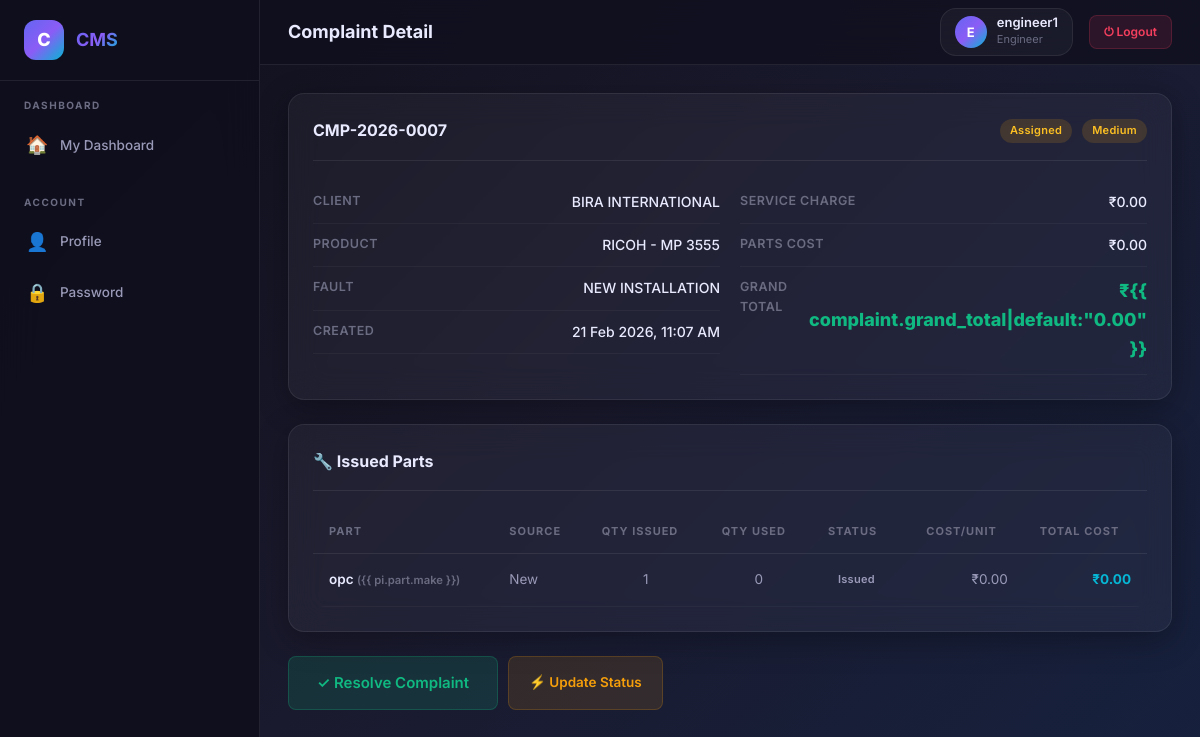
Page /complaints/engineer/complaint/12/ (signed in) on the committed database.
### accounts/models.py (models this page shows, shortened)
class User(AbstractUser):
    ROLE_CHOICES = (
        ('admin', 'Admin'),
        ('engineer', 'Engineer'),
        ('operations', 'Operations'),  # NEW
        ('analytics', 'Analytics'),     # NEW
        ('manager', 'Manager'),         # NEW
    )
    role = models.CharField(max_length=20, choices=ROLE_CHOICES, default='engineer')
    contact_no = models.CharField(max_length=20, blank=True, null=True)

### complaints/models.py (models this page shows, shortened)
class Complaint(models.Model):
    STATUS_CHOICES = (
        ('new', 'New'),
        ('assigned', 'Assigned'),
        ('in_progress', 'In Progress'),
        ('resolved', 'Resolved'),        # ✅ NEW
        ('visit_only', 'Visit Only'),     # ✅ NEW
        ('cancel', 'Cancelled'),          # ✅ NEW
        ('closed', 'Closed'),
    )
    PRIORITY_CHOICES = (
        ('low', 'Low'),
        ('medium', 'Medium'),
        ('high', 'High'),
    )
    complaint_no = models.CharField(max_length=20, unique=True, editable=False)
    client = models.ForeignKey(Client, on_delete=models.CASCADE)
    product = models.ForeignKey(Product, on_delete=models.CASCADE)
    fault = models.ForeignKey(
        Fault,
        on_delete=models.PROTECT,
        null=True,
        blank=True
    )
    other_details = models.TextField(blank=True, default='')
    status = models.CharField(
        max_length=20,
        choices=STATUS_CHOICES,
        default='new'
    )
    priority = models.CharField(
        max_length=20,
        choices=PRIORITY_CHOICES,
        default='medium'
    )
    service_charge = models.DecimalField(
        max_digits=10,
        decimal_places=2,
        default=0.00,
        validators=[MinValueValidator(0)],
        help_text="Engineer service charges"
    )
    total_parts_cost = models.DecimalField(
        max_digits=10,
        decimal_places=2,
        default=0.00,
        validators=[MinValueValidator(0)],
        help_text="Total cost of parts used"
    )
    grand_total = models.DecimalField(
        max_digits=10,
        decimal_places=2,
        default=0.00,
        validators=[MinValueValidator(0)],
        help_text="Service Charge + Parts Cost"
    )
    is_free = models.BooleanField(
        default=False,
        help_text="Free service (no charges)"
    )
    is_amc = models.BooleanField(
        default=False,
        help_text="Under Annual Maintenance Contract"
    )
    is_warranty = models.BooleanField(
        default=False,
        help_text="Under Warranty"
    )
    resolved_at = models.DateTimeField(
        null=True,
        blank=True,
        help_text="When complaint was resolved"
    )
    resolved_by = models.ForeignKey(
        settings.AUTH_USER_MODEL,
        on_delete=models.SET_NULL,
        null=True,
        blank=True,
        related_name='resolved_complaints',
        help_text="Engineer who resolved"
    )
    resolution_remarks = models.TextField(
        blank=True,
        null=True,
        help_text="Remarks at time of resolution"
    )
    created_at = models.DateTimeField(auto_now_add=True)
    updated_at = models.DateTimeField(auto_now=True)
    class Meta:
        ordering = ['-created_at']
        indexes = [
            models.Index(fields=['status']),
            models.Index(fields=['complaint_no']),
            models.Index(fields=['resolved_at']),  # ✅ NEW index
        ]

class Fault(models.Model):
    fault_name = models.CharField(max_length=100, unique=True)
    description = models.TextField(blank=True, null=True)
    is_active = models.BooleanField(default=True)
    created_at = models.DateTimeField(auto_now_add=True)
    def __str__(self):
        return self.fault_name

class ComplaintPartIssue(models.Model):
    USAGE_STATUS = (
        ('issued', 'Issued'),           # Part issued but not yet used
        ('used', 'Used/Consumed'),       # Part used in service
        ('returned', 'Returned'),        # Part returned to inventory
        ('damaged', 'Damaged'),          # Part damaged
        ('lost', 'Lost'),                 # Part lost
    )
    SOURCE_CHOICES = (
        ('new', 'New'),
        ('used', 'Used'),
        ('outsource', 'Outsource'),
    )
    assignment = models.ForeignKey(
        ComplaintAssignment,
        on_delete=models.CASCADE,
        related_name='issued_parts'
    )
    part = models.ForeignKey('inventory.Part', on_delete=models.CASCADE)
    source = models.CharField(
        max_length=20,
        choices=SOURCE_CHOICES,
        default='new',
        help_text="Source from which part is issued"
    )
    quantity = models.PositiveIntegerField(
        default=1,
        validators=[MinValueValidator(1)],
        help_text="Quantity issued"
    )
    used_quantity = models.PositiveIntegerField(
        default=0,
        validators=[MinValueValidator(0)],
        help_text="Quantity actually used in service"
    )
    part_cost_at_time = models.DecimalField(
        max_digits=10,
        decimal_places=2,
        default=0.00,
        help_text="Part cost at resolution time (snapshot)"
    )
    usage_status = models.CharField(
        max_length=20,
        choices=USAGE_STATUS,
        default='issued',
        help_text="Current status of this part"
    )
    returned_at = models.DateTimeField(
        null=True,
        blank=True,
        help_text="When part was returned (if returned)"
    )
    notes = models.TextField(blank=True, null=True)
    issued_at = models.DateTimeField(auto_now_add=True)
    updated_at = models.DateTimeField(auto_now=True)  # 🔥 NEW
    class Meta:
        indexes = [
            models.Index(fields=['usage_status']),
            models.Index(fields=['part', 'usage_status']),
            models.Index(fields=['assignment', 'part']),
        ]
    def calculate_cost(self):
        return self.used_quantity * self.part_cost_at_time

### clients/models.py (models this page shows)
class Client(models.Model):
    name = models.CharField(max_length=200)
    primary_contact_no = models.CharField(max_length=20)
    alternate_contact_no = models.CharField(max_length=20, blank=True, null=True)
    email = models.EmailField(blank=True, null=True)
    office_address = models.TextField(blank=True, null=True)
    created_at = models.DateTimeField(auto_now_add=True)
    def __str__(self):
        return self.name

### products/models.py (models this page shows)
class Product(models.Model):
    brand_make = models.CharField(max_length=100)
    brand_model = models.CharField(max_length=100)
    product_type = models.CharField(max_length=100, blank=True, null=True)
    created_at = models.DateTimeField(auto_now_add=True)
    def __str__(self):
        return f"{self.brand_make} - {self.brand_model}"

### inventory/models.py (models this page shows, shortened)
class Part(models.Model):
    name = models.CharField(max_length=100)
    make = models.CharField(max_length=100)
    model = models.CharField(max_length=100)
    SOURCE_CHOICES = (
        ('new', 'New'),
        ('used', 'Used'),
        ('outsource', 'Outsource'),
    )
    source = models.CharField(max_length=20, choices=SOURCE_CHOICES, default='')
    stock_quantity = models.IntegerField(default=0, help_text="Available stock quantity")
    is_active = models.BooleanField(default=True)

### complaints/views.py (the view)
# urls.py: path('engineer/complaint/<int:pk>/', views.engineer_complaint_detail, name='engineer_complaint_detail'),
@login_required
def engineer_complaint_detail(request, pk):
    if request.user.role != 'engineer':
        messages.error(request, "Access denied.")
        return redirect('complaint_list')
    complaint = get_object_or_404(
        Complaint.objects.filter(
            assignments__engineer=request.user,
            assignments__is_active=True
        ).select_related('client', 'product', 'fault'),
        pk=pk
    )
    issued_parts = ComplaintPartIssue.objects.filter(
        assignment__complaint=complaint
    ).select_related('part')
    context = {
        'complaint': complaint,
        'issued_parts': issued_parts,
    }
    return render(request, 'complaints/engineer_complaint_detail.html', context)

### templates/complaints/engineer_complaint_detail.html (shortened to what this page needs)
{% extends 'base.html' %}
{% block page_title %}Complaint Detail{% endblock %}
{% block content %}
<div class="glass-card fade-up mb-3">
    <div class="card-header">
        <h3>{{ complaint.complaint_no }}</h3>
        <div class="btn-group">
            <span class="badge badge-{{ complaint.status }}">{{ complaint.get_status_display }}</span>
            <span class="badge badge-{{ complaint.priority }}">{{ complaint.get_priority_display }}</span>
        </div>
    </div>
    <div class="detail-grid">
        <div>
            <div class="detail-row">
                <span class="detail-label">Client</span>
                <span class="detail-value">{{ complaint.client }}</span>
            </div>
            <div class="detail-row">
                <span class="detail-label">Product</span>
                <span class="detail-value">{{ complaint.product }}</span>
            </div>
            <div class="detail-row">
                <span class="detail-label">Fault</span>
                <span class="detail-value">{{ complaint.fault|default:"—" }}</span>
            </div>
            <div class="detail-row">
                <span class="detail-label">Created</span>
                <span class="detail-value">{{ complaint.created_at|date:"d M Y, h:i A" }}</span>
            </div>
        </div>
        <div>
            <div class="detail-row">
                <span class="detail-label">Service Charge</span>
                <span class="detail-value">₹{{ complaint.service_charge|default:"0.00" }}</span>
            </div>
            <div class="detail-row">
                <span class="detail-label">Parts Cost</span>
                <span class="detail-value">₹{{ complaint.total_parts_cost|default:"0.00" }}</span>
            </div>
            <div class="detail-row">
                <span class="detail-label">Grand Total</span>
                <span class="detail-value" style="font-weight:800;color:var(--accent-emerald);font-size:18px;">₹{{
                    complaint.grand_total|default:"0.00" }}</span>
            </div>
        </div>
    </div>
</div>
{% if issued_parts %}
<div class="glass-card fade-up mb-3">
    <div class="card-header">
        <h3>🔧 Issued Parts</h3>
    </div>
    <div class="table-container">
        <table class="data-table">
            <thead>
                <tr>
                    <th>Part</th>
                    <th>Source</th>
                    <th>Qty Issued</th>
                    <th>Qty Used</th>
                    <th>Status</th>
                    <th>Cost/Unit</th>
                    <th>Total Cost</th>
                </tr>
            </thead>
            <tbody>
                {% for pi in issued_parts %}
                <tr>
                    <td class="td-bold">{{ pi.part.name }} <small style="color:var(--text-muted);">({{ pi.part.make
                            }})</small></td>
                    <td>{{ pi.get_source_display }}</td>
                    <td style="text-align:center;">{{ pi.quantity }}</td>
                    <td style="text-align:center;">{{ pi.used_quantity }}</td>
                    <td><span class="badge badge-{{ pi.usage_status }}">{{ pi.get_usage_status_display }}</span></td>
                    <td style="text-align:right;">₹{{ pi.part_cost_at_time }}</td>
                    <td style="text-align:right;font-weight:700;color:var(--accent-cyan);">₹{{ pi.calculate_cost }}</td>
                </tr>
                {% endfor %}
            </tbody>
        </table>
    </div>
</div>
{% endif %}
{% if complaint.status == 'assigned' %}
<div class="btn-group fade-up">
    <a href="{% url 'resolve_complaint' complaint.pk %}" class="btn btn-success btn-lg">✓ Resolve Complaint</a>
    <a href="{% url 'update_complaint_status' complaint.pk %}" class="btn btn-warning">⚡ Update Status</a>
</div>
{% endif %}
{% endblock %}

### templates/base.html (shortened to what this page needs)
{% load static %}
<!DOCTYPE html>
<html lang="en">
<head>
  <link rel="stylesheet" href="{% static 'css/styles.css' %}">
</head>
<body>
  <div class="app-layout">
    <aside class="sidebar" id="sidebar">
      <div class="sidebar-brand">
        <div class="brand-icon">C</div>
        <h2>CMS</h2>
      </div>
      <nav class="sidebar-nav">
        {% if user.role == 'engineer' %}
        <div class="nav-section">
          <div class="nav-section-title">Dashboard</div>
          <a href="{% url 'engineer_dashboard' %}" class="nav-link">
            <span class="nav-icon">🏠</span> My Dashboard
          </a>
        </div>
        {% endif %}
        <div class="nav-section">
          <div class="nav-section-title">Account</div>
          <a href="{% url 'profile' %}" class="nav-link">
            <span class="nav-icon">👤</span> Profile
          </a>
          <a href="{% url 'change_password' %}" class="nav-link">
            <span class="nav-icon">🔒</span> Password
          </a>
        </div>
      </nav>
    </aside>
    <div class="main-content">
      <header class="top-navbar">
        <div class="navbar-left">
          <h1 class="page-title">{% block page_title %}Dashboard{% endblock %}</h1>
        </div>
        <div class="navbar-right">
          <div class="navbar-user">
            <div class="user-avatar">{{ user.username|first|upper }}</div>
            <div class="user-info">
              <span class="user-name">{{ user.username }}</span>
              <span class="user-role">{{ user.role }}</span>
            </div>
          </div>
          <a href="{% url 'logout' %}" class="btn-logout">⏻ Logout</a>
        </div>
      </header>
      <main class="page-content fade-up">
        {% block content %}{% endblock %}
      </main>
    </div>
  </div>
</body>
</html>

### rows in the picture
User: username|first "E", username "engineer1", role "Engineer"
Complaint: complaint_no "CMP-2026-0007", status "Assigned", priority "Medium", client "BIRA INTERNATIONAL", product "RICOH - MP 3555", fault "NEW INSTALLATION", created_at "21 Feb 2026, 11:07 AM", service_charge "0.00", total_parts_cost "0.00"
ComplaintPartIssue: part.name "opc", source "New", quantity "1", used_quantity "0", usage_status "Issued", part_cost_at_time "0.00", calculate_cost "0.00"
